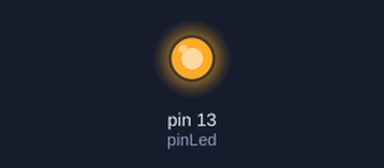
A sketch run on a simulated Arduino Uno, built with avr-gcc and run on an emulated ATmega328P. Shown: output pins drawn as LEDs (lit = HIGH).

Above: at 0.1 s.
Timing chart, 0 to 1.6 s (numbered marks = the images above):
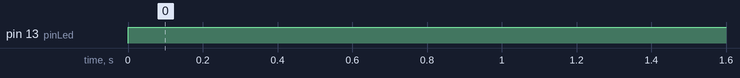

The sketch:

Blink.ino
```cpp
const int pinLed = 13;
const int pinLed2 = 8;
const int pinButton = 2;

// the setup function runs once when you press reset or power the board
void setup() {
  // initialize digital pin 13 as an output.
  pinMode(pinLed, OUTPUT);
  pinMode(pinButton, INPUT);
}

// the loop function runs over and over again forever
void loop() {
  digitalWrite(pinLed, HIGH);
  digitalWrite(pinLed2, 3000);
}
```

Measured:
- by itself, pin 13 (pinLed): LOW → HIGH at 0.00 s
